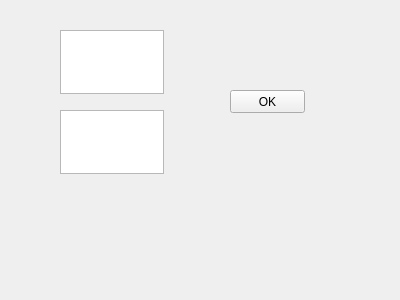
<?xml version="1.0" encoding="UTF-8"?>
<ui version="4.0">
 <class>Form</class>
 <widget class="QWidget" name="Form">
  <property name="geometry">
   <rect>
    <x>0</x>
    <y>0</y>
    <width>400</width>
    <height>300</height>
   </rect>
  </property>
  <property name="windowTitle">
   <string>Form</string>
  </property>
  <widget class="QPushButton" name="pushButton">
   <property name="geometry">
    <rect>
     <x>230</x>
     <y>90</y>
     <width>75</width>
     <height>23</height>
    </rect>
   </property>
   <property name="text">
    <string>OK</string>
   </property>
  </widget>
  <widget class="QTextEdit" name="textEdit">
   <property name="geometry">
    <rect>
     <x>60</x>
     <y>30</y>
     <width>104</width>
     <height>64</height>
    </rect>
   </property>
  </widget>
  <widget class="QTextEdit" name="textEdit_2">
   <property name="geometry">
    <rect>
     <x>60</x>
     <y>110</y>
     <width>104</width>
     <height>64</height>
    </rect>
   </property>
  </widget>
 </widget>
 <resources/>
 <connections/>
</ui>
